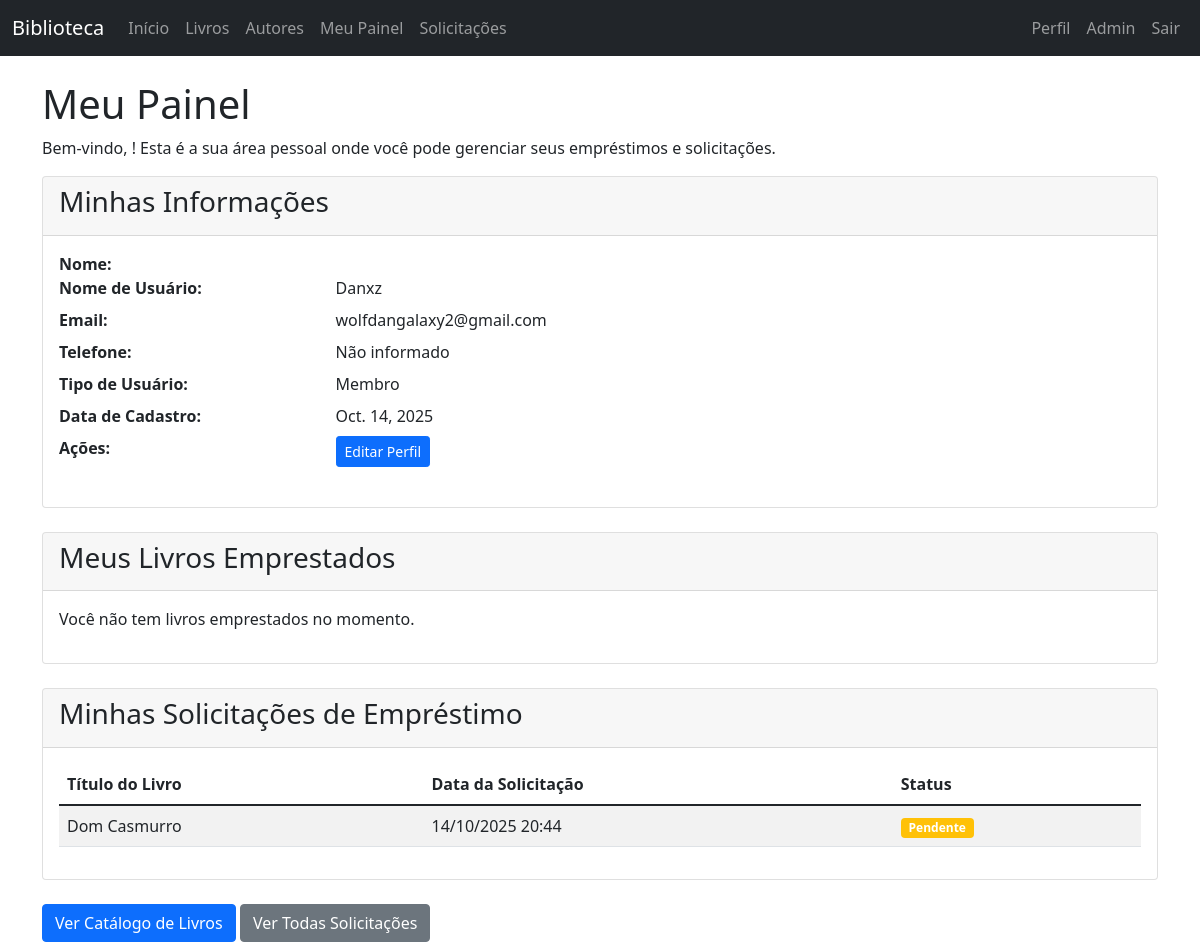
The page /dashboard/ (signed in) on the database its author committed.
### books/models.py (models this page shows, shortened)
class Member(models.Model):
    USER_ROLE_CHOICES = [
        ('member', 'Membro'),
        ('librarian', 'Bibliotecário'),
        ('admin', 'Administrador'),
    ]
    user = models.OneToOneField(User, on_delete=models.CASCADE)
    phone_number = models.CharField(max_length=15)
    membership_date = models.DateField(auto_now_add=True)
    is_active = models.BooleanField(default=True)
    role = models.CharField(max_length=20, choices=USER_ROLE_CHOICES, default='member')
    @property
    def is_librarian(self):
        return self.role == 'librarian' or self.role == 'admin'

class BookRequest(models.Model):
    REQUEST_STATUS_CHOICES = [
        ('pending', 'Pendente'),
        ('approved', 'Aprovado'),
        ('rejected', 'Rejeitado'),
        ('completed', 'Concluído'),
    ]
    book = models.ForeignKey(Book, on_delete=models.CASCADE)
    member = models.ForeignKey(Member, on_delete=models.CASCADE)
    request_date = models.DateTimeField(auto_now_add=True)
    status = models.CharField(max_length=20, choices=REQUEST_STATUS_CHOICES, default='pending')
    approval_date = models.DateTimeField(null=True, blank=True)
    approved_by = models.ForeignKey(Member, on_delete=models.SET_NULL, null=True, blank=True, related_name='approved_requests')
    rejection_reason = models.TextField(blank=True)
    class Meta:
        ordering = ['-request_date']

class Book(models.Model):
    title = models.CharField(max_length=200)
    author = models.ForeignKey(Author, on_delete=models.CASCADE, related_name='books')
    isbn = models.CharField(max_length=13, unique=True)
    publication_date = models.DateField()
    pages = models.IntegerField()
    available = models.BooleanField(default=True)
    class Meta:
        ordering = ['title']

### books/views.py (the view, shortened to what this page needs)
# urls.py: path('dashboard/', views.user_dashboard, name='user_dashboard'),
@login_required
def user_dashboard(request):
    try:
        member = request.user.member
    except Member.DoesNotExist:
        messages.error(request, 'Você precisa ter um perfil de membro para acessar o painel.')
        return HttpResponseRedirect(reverse('index'))
    borrowed_books = BorrowRecord.objects.filter(
        member=member,
        return_date__isnull=True
    ).select_related('book')
    today = date.today()
    book_requests = BookRequest.objects.filter(member=member).select_related('book')
    context = {
        'member': member,
        'borrowed_books': borrowed_books,
        'book_requests': book_requests,
        'today': today,
    }
    return render(request, 'books/user_dashboard.html', context)

### templates/books/user_dashboard.html (shortened to what this page needs)
{% extends 'base.html' %}
{% block content %}
<div class="row">
    <div class="col-md-12">
        <h1>Meu Painel</h1>
        <p>Bem-vindo, <strong>{{ user.first_name }} {{ user.last_name }}</strong>! Esta é a sua área pessoal onde você pode gerenciar seus empréstimos e solicitações.</p>
        <div class="card mb-4">
            <div class="card-header">
                <h3>Minhas Informações</h3>
            </div>
            <div class="card-body">
                <dl class="row">
                    <dt class="col-sm-3">Nome:</dt>
                    <dd class="col-sm-9">{{ user.first_name }} {{ user.last_name }}</dd>
                    <dt class="col-sm-3">Nome de Usuário:</dt>
                    <dd class="col-sm-9">{{ user.username }}</dd>
                    <dt class="col-sm-3">Email:</dt>
                    <dd class="col-sm-9">{{ user.email|default:"Não informado" }}</dd>
                    <dt class="col-sm-3">Telefone:</dt>
                    <dd class="col-sm-9">{{ member.phone_number|default:"Não informado" }}</dd>
                    <dt class="col-sm-3">Tipo de Usuário:</dt>
                    <dd class="col-sm-9">
                        {% if member.role == 'member' %}Membro{% endif %}
                    </dd>
                    <dt class="col-sm-3">Data de Cadastro:</dt>
                    <dd class="col-sm-9">{{ member.membership_date }}</dd>
                    <dt class="col-sm-3">Ações:</dt>
                    <dd class="col-sm-9">
                        <a href="{% url 'profile' %}" class="btn btn-sm btn-primary">Editar Perfil</a>
                    </dd>
                </dl>
            </div>
        </div>
        <div class="card mb-4">
            <div class="card-header">
                <h3>Meus Livros Emprestados</h3>
            </div>
            <div class="card-body">
                {% if borrowed_books %}
                    <div class="table-responsive">
                        <table class="table table-striped">
                            <thead>
                                <tr>
                                    <th>Título</th>
                                    <th>Autor</th>
                                    <th>Data de Empréstimo</th>
                                    <th>Data de Devolução</th>
                                    <th>Status</th>
                                    <th>Ações</th>
                                </tr>
                            </thead>
                            <tbody>
                                {% for record in borrowed_books %}
                                    <tr>
                                        <td>{{ record.book.title }}</td>
                                        <td>{{ record.book.author }}</td>
                                        <td>{{ record.borrow_date|date:"d/m/Y" }}</td>
                                        <td>
                                            {% with due_date=record.borrow_date|add:"14" %}
                                                {{ due_date|date:"d/m/Y" }}
                                            {% endwith %}
                                        </td>
                                        <td>
                                            {% with due_date=record.borrow_date|add:"14" %}
                                                {% if today > due_date %}
                                                    <span class="badge bg-danger">Atrasado ({{ record.days_overdue }} dias)</span>
                                                {% else %}
                                                    <span class="badge bg-success">Em dia</span>
                                                {% endif %}
                                            {% endwith %}
                                        </td>
                                        <td>
                                            <a href="{% url 'return_book_user' record.id %}" class="btn btn-sm btn-warning"
                                               onclick="return confirm('Tem certeza que deseja devolver este livro?')">Devolver</a>
                                        </td>
                                    </tr>
                                {% endfor %}
                            </tbody>
                        </table>
                    </div>
                {% else %}
                    <p>Você não tem livros emprestados no momento.</p>
                {% endif %}
            </div>
        </div>
        <div class="card mb-4">
            <div class="card-header">
                <h3>Minhas Solicitações de Empréstimo</h3>
            </div>
            <div class="card-body">
                {% if book_requests %}
                    <div class="table-responsive">
                        <table class="table table-striped">
                            <thead>
                                <tr>
                                    <th>Título do Livro</th>
                                    <th>Data da Solicitação</th>
                                    <th>Status</th>
                                </tr>
                            </thead>
                            <tbody>
                                {% for request in book_requests %}
                                    <tr>
                                        <td>{{ request.book.title }}</td>
                                        <td>{{ request.request_date|date:"d/m/Y H:i" }}</td>
                                        <td>
                                            {% if request.status == 'pending' %}
                                                <span class="badge bg-warning">Pendente</span>
                                            {% elif request.status == 'approved' %}
                                                <span class="badge bg-success">Aprovado</span>
                                            {% elif request.status == 'rejected' %}
                                                <span class="badge bg-danger">Rejeitado</span>
                                            {% elif request.status == 'completed' %}
                                                <span class="badge bg-info">Concluído</span>
                                            {% endif %}
                                        </td>
                                    </tr>
                                {% endfor %}
                            </tbody>
                        </table>
                    </div>
                {% else %}
                    <p>Você não tem solicitações de empréstimo.</p>
                {% endif %}
            </div>
        </div>
        <div class="mt-3">
            <a href="{% url 'book_list' %}" class="btn btn-primary">Ver Catálogo de Livros</a>
            <a href="{% url 'request_list' %}" class="btn btn-secondary">Ver Todas Solicitações</a>
        </div>
    </div>
</div>
{% endblock %}

### rows shown on the page
Member: phone_number "Não informado", membership_date "Oct. 14, 2025"
BookRequest: book "Dom Casmurro", request_date "14/10/2025 20:44", status "Pendente"

### other values the page prints
{{ user.username }} "Danxz"
{{ user.email|default:"Não informado" }} "wolfdangalaxy2@gmail.com"
